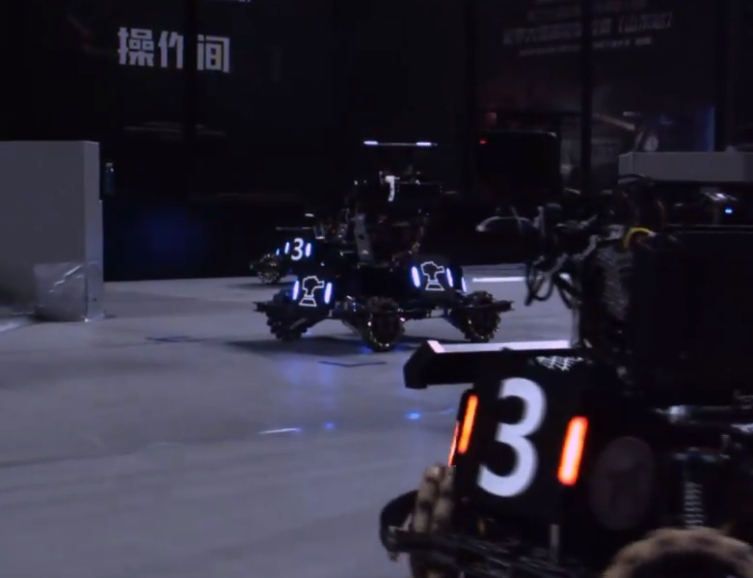
#> input picture photo/red_2.jpg, 753 x 578 px, found by its file name
$ python detector.py
#> lines starting #> are read from the running program, lines starting #| are printed output that depends on the picture; after the words box and inside, x2 and y2 are one past the last pixel; in counts of white or black regions, pixels touching at a corner belong together
import cv2
import numpy as np
import math
def darker(img):
    """降低亮度，辅助函数"""
    hsv_image = cv2.cvtColor(img, cv2.COLOR_BGR2HSV)  # 转换为 HSV 颜色空间
    hsv_image[:, :, 2] = hsv_image[:, :, 2] * 0.5  # 将 V 通道乘以 0.5
    darker_image = cv2.cvtColor(hsv_image, cv2.COLOR_HSV2BGR)  # 转换回 BGR
    return darker_image

def processed(img, val,mode):
    """处理图像，返回二值图像、调整大小和亮度的图像"""
    img_resized = cv2.resize(img, (640, 480))  # 调整图像大小
    img_dark = cv2.convertScaleAbs(img_resized, alpha=0.5)  # 调整亮度
    img_darker = darker(img_dark)  # 降低亮度
    img_gray = cv2.cvtColor(img_darker, cv2.COLOR_BGR2GRAY)  # 转为灰度图
    _, img_binary = cv2.threshold(img_gray, val, 255, cv2.THRESH_BINARY)  # 二值化处理
    if mode != 3 : # 根据 mode 控制是否显示图像
        cv2.imshow("Binary Image", img_binary)  # 显示二值图像
    return img_dark, img_binary

def adjust(rect):
    """调整旋转矩形的宽高和角度，使宽始终小于高。辅助函数"""
    c, (w, h), angle = rect
    if w > h:
        w, h = h, w  # 交换宽度和高度
        angle = (angle + 90) % 360  # 调整角度
        angle = angle - 360 if angle > 180 else angle - 180 if angle > 90 else angle  # 标准化角度：-90 到 90 度
    return c, (w, h), angle

def project(polygon, axis):
    """将多边形投影到给定的轴上。辅助函数"""
    return np.dot(polygon, axis).min(), np.dot(polygon, axis).max()  # 计算最小值和最大值

def is_coincide(a, b):
    """使用分离轴定理检查两个多边形是否相交。辅助函数"""
    for polygon in (a, b):
        for i in range(len(polygon)):
            p1, p2 = polygon[i], polygon[(i + 1) % len(polygon)]  # 获取边的两个端点
            normal = (p2[1] - p1[1], p1[0] - p2[0])  # 计算法向量
            min_a, max_a = project(a, normal)  # 计算投影的最小值和最大值
            min_b, max_b = project(b, normal)  # 计算投影的最小值和最大值
            if max_a < min_b or max_b < min_a:  # 检查是否相交
                return False

def find_light(img_binary, img, mode):
    """查找图像中的光源并返回旋转矩形。"""
    contours, _ = cv2.findContours(img_binary, cv2.RETR_EXTERNAL, cv2.CHAIN_APPROX_SIMPLE)  # 查找灯条
    # 过滤条件合并为一个列表理解式
    lights_filtered = [
        adjust(cv2.minAreaRect(contour)) for contour in contours
        if cv2.contourArea(contour) > 5 and -30 <= adjust(cv2.minAreaRect(contour))[2] <= 30  # 过滤小的轮廓和大于-30°-30°的旋转矩形
    ]
    # 进一步过滤重叠的光源
    lights_filtered = [
        light for light in lights_filtered
        if not any(is_coincide(cv2.boxPoints(light).astype(int), cv2.boxPoints(other_light).astype(int)) for other_light in lights_filtered if light != other_light)  # 检查重叠
    ]

    lights_red, lights_blue = [], []  # 存放光源的列表
    img_drawn = img.copy()  # 复制原始图像

    for rect in lights_filtered:
        box = cv2.boxPoints(rect).astype(int)  # 获取旋转矩形的四个点
        mask = np.zeros(img_binary.shape, dtype=np.uint8)  # 创建掩膜
        cv2.drawContours(mask, [box], -1, 255, -1)  # 在掩膜上绘制轮廓
        masked_img = cv2.bitwise_and(img, img, mask=mask)  # 按掩膜提取区域 按位与
        sum_r, sum_b = np.sum(masked_img[:, :, 2]), np.sum(masked_img[:, :, 0])  # 计算红色和蓝色的总和

        if mode == 0 and sum_b > sum_r:       # 根据 mode 识别颜色
            lights_blue.append(rect)  # 添加蓝色光源
        elif mode == 1 and sum_r > sum_b:
            lights_red.append(rect)  # 添加红色光源
        elif mode in [2,3]:
            (lights_red if sum_r > sum_b else lights_blue).append(rect)  # 根据颜色添加光源

    if mode in [0, 2]:  #根据 mode 绘制识别的光源,绘制蓝色光源
        for rect in lights_blue:
            box = cv2.boxPoints(rect).astype(int)  # 获取轮廓点
            cv2.drawContours(img_drawn, [box], 0, (200, 71, 90), 1)  # 绘制紫色轮廓
            cv2.circle(img_drawn, tuple(map(int, rect[0])), 1, (0, 0, 255), -1)  # 绘制红色中心点

    if mode in [1, 2]:  # 绘制红色光源
        for rect in lights_red:
            box = cv2.boxPoints(rect).astype(int)  # 获取轮廓点
            cv2.drawContours(img_drawn, [box], 0, (0, 100, 255), 1)  # 绘制橙色轮廓
            cv2.circle(img_drawn, tuple(map(int, rect[0])), 3, (255, 0, 0), -1)  # 绘制蓝色中心点

    return lights_red, lights_blue, img_drawn  # 返回红色和蓝色光源

def is_close(rect1, rect2, light_angle_tol, line_angle_tol, height_tol, width_tol,cy_tol):
    """检查两个灯条(旋转矩形)是否足够相似。辅助函数"""
    (cx1, cy1), (w1, h1), angle1 = rect1  # 获取第一个旋转矩形的信息
    (cx2, cy2), (w2, h2), angle2 = rect2  # 获取第二个旋转矩形的信息
    distance = math.sqrt((cx1 - cx2) ** 2 + (cy1 - cy2) ** 2)    # 计算中心点之间的距离

    if distance > 20 :    # 首先判断距离是否大于20
        angle_diff = min(abs(angle1 - angle2), 360 - abs(angle1 - angle2))  # 计算角度差 # 判断旋转矩形的角度是否接近
        if angle_diff <= light_angle_tol:  # 判断角度差是否在容忍范围内
            if abs(h1 - h2) <= height_tol and abs(w1 - w2) <= width_tol:  # 判断高宽差
                line_angle = math.degrees(math.atan2(cy2 - cy1, cx2 - cx1))  # 计算连线角度
                # 将角度标准化到 -90° 到 90° 之间
                if line_angle > 90:
                    line_angle -= 180  # 标准化处理
                elif line_angle < -90:
                    line_angle += 180  # 标准化处理
                # 检查是否垂直或者判断中心点垂直坐标差
                if (abs(line_angle - angle1) <= line_angle_tol or abs(line_angle - angle2) <= line_angle_tol or abs(cy1-cy2)<cy_tol):
                    return True
    return False

def is_armor(lights, light_angle_tol=5, line_angle_tol=7, height_tol=10, width_tol=10,cy_tol=5):
    """匹配灯条，找装甲板"""
    lights_matched = []  # 存放匹配的光源组
    processed_indices = set()  # 用于存储已处理的矩形索引
    lights_count = len(lights)  # 存储列表长度，避免重复计算

    for i in range(lights_count):  # 使用 for 循环遍历 lights
        if i in processed_indices:  # 如果该矩形已处理，跳过
            continue

        light1 = lights[i]  # 取出当前矩形
        close_lights = [j for j in range(lights_count) if j != i and is_close(light1, lights[j], light_angle_tol, line_angle_tol, height_tol, width_tol,cy_tol)]  # 找到接近的光源

        if close_lights:  # 如果找到接近的矩形
            group = [light1] + [lights[j] for j in close_lights]  # 将当前矩形和接近的矩形组合成一组
            lights_matched.append(group)  # 将当前组添加到所有组中
            processed_indices.update([i] + close_lights)# 将已处理的矩形索引添加到 processed_indices 中

    armors = []  # 存放装甲信息
    for light_matched in lights_matched:  # 遍历所有装甲组
        if light_matched:  # 如果组不为空
            points = np.concatenate([cv2.boxPoints(light) for light in light_matched])  # 获取所有矩形的四个顶点
            armor_raw = cv2.minAreaRect(points)  # 计算最小外接矩形

            if 200 <= armor_raw[1][0] * armor_raw[1][1] <= 11000 : # 限制识别到的装甲板面积大小
                armor_flit = adjust(armor_raw)
                if 1 <= armor_flit[1][1] / armor_flit[1][0] <= 3.5:  # 限制识别到的装甲矩形高宽比
                    armors.append(adjust(armor_flit)) # 调整并添加到装甲矩形列表
    return armors  # 返回装甲信息

def id_armor(img, armors, class_id, mode):
    """为装甲矩形标记信息并在图像上绘制轮廓。"""
    armors_dict = {}  # 存储装甲信息的字典
    color_map = {0: (255, 255, 0), 1: (128, 0, 128)}  # 蓝色和红色的颜色映射
    class_map = {0: 1, 1: 7}  # 蓝色和红色的 class_id 映射

    if class_id not in color_map:    # 提前判断 class_id 是否在 color_map 中
        return armors_dict  # 如果不在，直接返回空的字典

    for armor in armors:  # 遍历所有装甲矩形
        center, (width, height), angle = armor  # 获取装甲矩形的中心、宽高和角度
        max_size = max(width, height)  # 计算最大尺寸
        box = cv2.boxPoints(((center[0], center[1]), (max_size, max_size), angle)).astype(int)  # 获取装甲的四个顶点

        armors_dict[f"{int(center[0])}"] = {        # 添加装甲信息到字典
            "class_id": class_map[class_id],  # 添加 class_id
            "height": int(max_size),  # 添加高度
            "center": [int(center[0]), int(center[1])]  # 添加中心点
        }

        cv2.drawContours(img, [box], 0, color_map[class_id], 2)  # 绘制装甲的轮廓
        cv2.circle(img, (int(center[0]), int(center[1])), 5, color_map[class_id], -1)  # 绘制装甲中心点
        center_x, center_y = map(int, armor[0])  # 获取中心坐标
        cv2.putText(img, f"({center_x}, {center_y})", (center_x, center_y),
                    cv2.FONT_HERSHEY_SIMPLEX, 0.5, (120, 255, 255), 2)  # 在图像上标记坐标
    # 根据 mode 控制是否显示图像
    if mode != 3 :
        cv2.imshow("armor", img)
    return armors_dict  # 返回装甲信息字典

def find_armor(img, lights_red, lights_blue, mode):
    """识别装甲类型并返回装甲字典"""
    armors_dict, armors_red, armors_blue = {}, [], []  # 初始化装甲字典和列表
    armors_red = is_armor(lights_red)  # 查找红色装甲
    armors_blue = is_armor(lights_blue)  # 查找蓝色装甲
    armors_dict.update(id_armor(img, armors_red, 1,mode))  # 添加红色装甲到列表
    armors_dict.update(id_armor(img, armors_blue, 0,mode))  # 添加蓝色装甲到列表
    return armors_dict  # 返回装甲字典

def track_armor(img, val, mode):
    """跟踪装甲并返回装甲字典-识别的主函数"""
    img_raw, img_binary = processed(img, val, mode)  # 处理图像
    lights_red, lights_blue, img_drawn = find_light(img_binary, img_raw, mode)  # 查找光源
    armors_dict = find_armor(img_drawn, lights_red, lights_blue, mode)  # 查找装甲
    return armors_dict  # 返回装甲字典

if __name__ == "__main__":
    img = cv2.imread('./photo/red_2.jpg')  # 读取图像
#> img is the input picture: shape (578, 753, 3); mean B, G, R 54.3, 40.6, 43.3
    val = 35  # 设置阈值
    mode = 2  # 1-red, 0-blue, 2-both 3-no show
    armors_dict = track_armor(img, val, mode)  # 跟踪装甲
#> in processed, `img_dark = cv2.convertScaleAbs(img_resized, alpha=0.5)`:
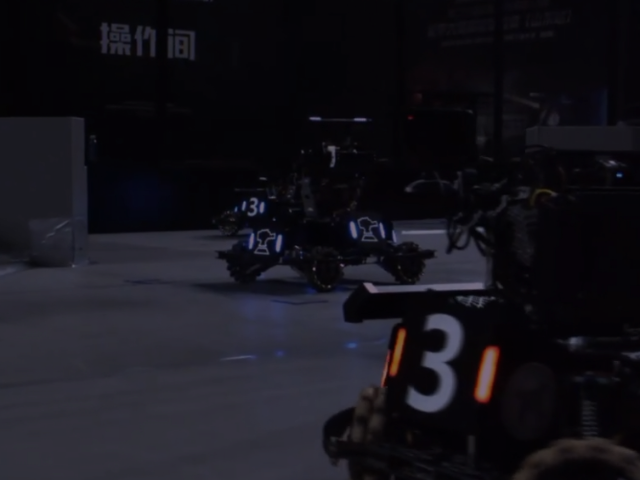
#> img_dark: shape (480, 640, 3); mean B, G, R 27.1, 20.2, 21.6
#> in darker, `darker_image = cv2.cvtColor(hsv_image, cv2.COLOR_HSV2BGR)`:
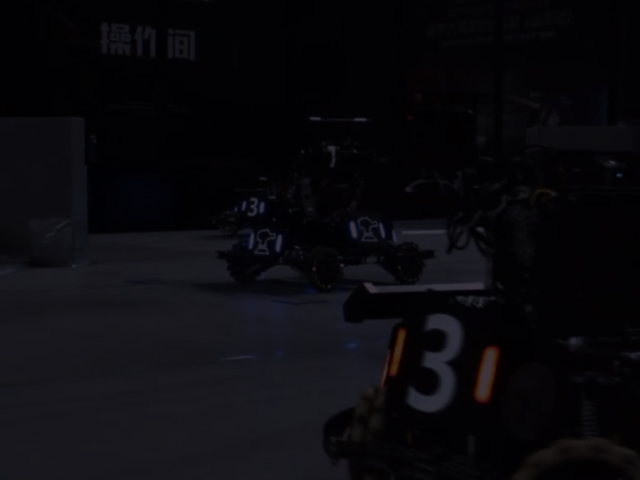
#> darker_image: shape (480, 640, 3); mean B, G, R 13.4, 9.5, 10.2
#> in processed, `_, img_binary = cv2.threshold(img_gray, val, 255, cv2.THRESH_BINARY)`:
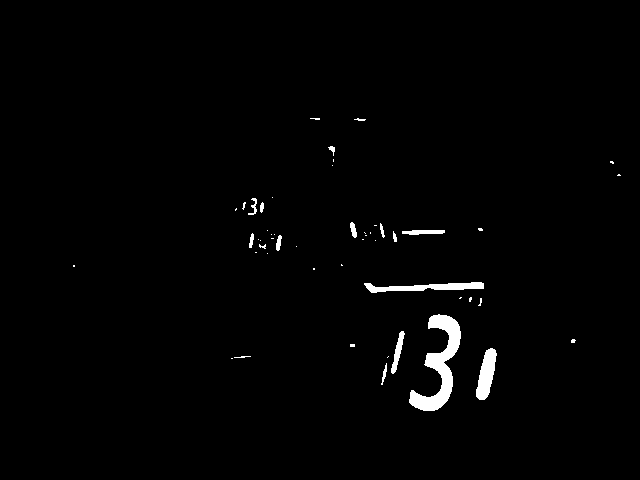
#> img_binary: shape (480, 640); 1.4% white; 51 white regions (35 under 20 px)
#> in find_light, `contours, _ = cv2.findContours(img_binary, cv2.RETR_EXTERNAL, cv2.CHAI..`: contours = 51 contours, 38 with area under 20; largest, box (x1, y1, x2, y2) and area: (409, 314, 461, 411) 1745, (476, 348, 497, 400) 595, (364, 282, 484, 293) 570, (391, 331, 405, 374) 186, (402, 230, 445, 235) 125
#> in find_light, `lights_filtered = [ adjust(cv2.minAreaRect(contour)) for contour in co..`: lights_filtered = 14 items
#> the loop in is_coincide, `for polygon in (a, b):` made 1 pass
#> polygon on pass 1: [[380, 383], [384, 362], [387, 363], [383, 384]]
#> the loop in is_coincide, `for polygon in (a, b):` made 1 pass
#> polygon on pass 1: [[473, 397], [485, 346], [498, 349], [487, 400]]
#> the loop in is_coincide, `for polygon in (a, b):` made 1 pass
#> polygon on pass 1: [[389, 372], [399, 330], [405, 331], [394, 373]]
#> the loop in is_coincide, `for polygon in (a, b):` made 1 pass
#> polygon on pass 1: [[406, 405], [430, 311], [468, 320], [444, 415]]
#> the loop in find_light, `for rect in lights_filtered:` made 14 passes
#> (rect, box, sum_r, sum_b) on passes 1 to 4: (((384, 373.6), (2.94, 21.57), 11.31), [[380, 383], [384, 362], [387, 363], [383, 384]], 9015, 5922), (((486.2, 373.7), (13.67, 52.61), 12.53), [[473, 397], [485, 346], [498, 349], [487, 400]], 95933, 56250), (((397.3, 351.9), (5.82, 43.41), 14.04), [[389, 372], [399, 330], [405, 331], [394, 373]], 34326, 10016), (((437.7, 363.3), (39.46, 97.74), 14.4), [[406, 405], [430, 311], [468, 320], [444, 415]], 213054, 272456)
#> after the loop in find_light, `for rect in lights_filtered:`:
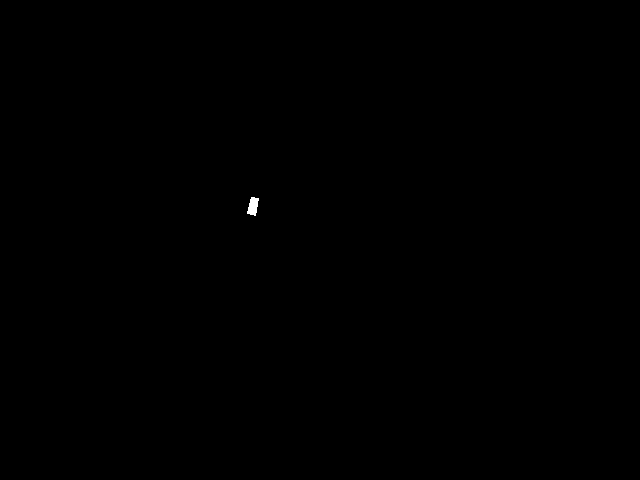
#> mask: shape (480, 640); 0.05% white; 1 white region, box (x1, y1, x2, y2) and area: (247, 197, 259, 216) 155
#> after the loop in find_light, `for rect in lights_filtered:`: lights_blue = 11 items; lights_red = [((384, 373.6), (2.94, 21.57), 11.31), ((486.2, 373.7), (13.67, 52.61), 12.53), ((397.3, 351.9), (5.82, 43.41), 14.04)]
#> the loop in find_light, `for rect in lights_blue:` made 11 passes
#> (rect, box) on passes 1 to 5: (((437.7, 363.3), (39.46, 97.74), 14.4), [[406, 405], [430, 311], [468, 320], [444, 415]]), (((480, 301.7), (2.06, 7.55), 15.95), [[478, 305], [480, 297], [482, 298], [479, 305]]), (((470, 299), (2, 4), 0), [[469, 301], [469, 297], [471, 297], [471, 301]]), (((278.2, 242.5), (4.24, 15.27), 8.13), [[275, 249], [277, 234], [281, 235], [279, 250]]), (((251.1, 240.1), (3.29, 14.3), 9.46), [[248, 246], [250, 232], [253, 233], [251, 247]])
#> after the loop in find_light, `for rect in lights_blue:`:
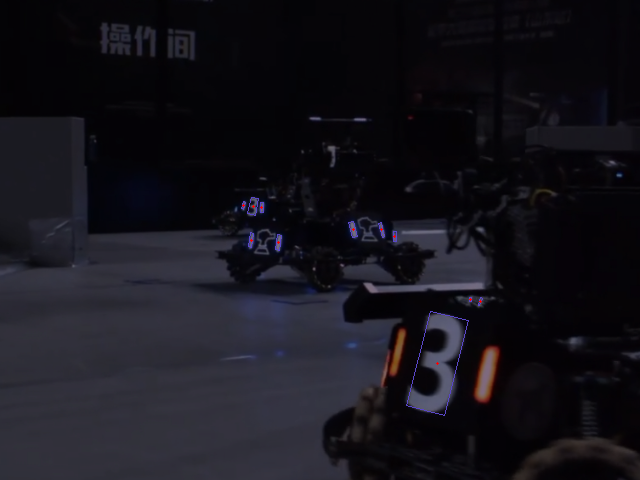
#> img_drawn: shape (480, 640, 3); 0.2% of pixels changed, all inside (x1, y1, x2, y2) = (241, 197, 483, 416)
#> the loop in find_light, `for rect in lights_red:` made 3 passes
#> (rect, box) on passes 1 to 3: (((384, 373.6), (2.94, 21.57), 11.31), [[380, 383], [384, 362], [387, 363], [383, 384]]), (((486.2, 373.7), (13.67, 52.61), 12.53), [[473, 397], [485, 346], [498, 349], [487, 400]]), (((397.3, 351.9), (5.82, 43.41), 14.04), [[389, 372], [399, 330], [405, 331], [394, 373]])
#> after the loop in find_light, `for rect in lights_red:`:
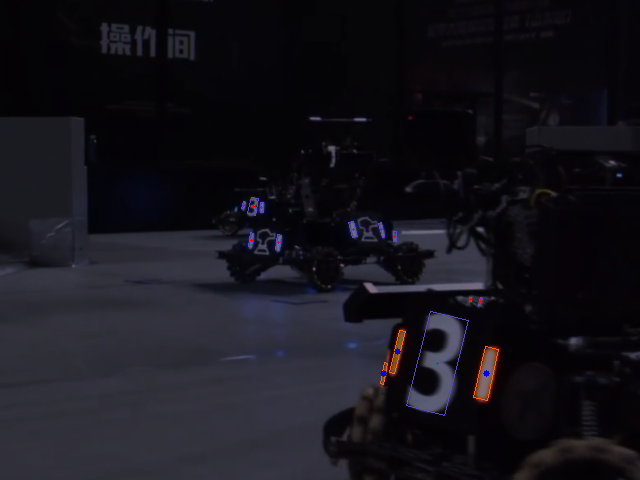
#> img_drawn: shape (480, 640, 3); 0.11% of pixels changed, all inside (x1, y1, x2, y2) = (380, 330, 499, 401)
#> in track_armor, `lights_red, lights_blue, img_drawn = find_light(img_binary, img_raw, m..`: lights_blue = 11 items
#> in is_armor, `lights_count = len(lights)`: lights_count = 3
#> the loop in is_armor, `for i in range(lights_count):` made 3 passes
#> after the loop in is_armor, `for i in range(lights_count):`: lights_matched = 1 item; processed_indices = 2 items
#> the loop in is_armor, `for light_matched in lights_matched:` made 1 pass
#> armor_flit on pass 1: ((443.2, 364.1), (52.61, 101.8), -77.47)
#> after the loop in is_armor, `for light_matched in lights_matched:`: armors = [((443.2, 364.1), (52.61, 101.8), -77.47)]
#> the loop in is_armor (call 2), `for i in range(lights_count):` made 11 passes
#> the loop in is_armor (call 2), `for light_matched in lights_matched:` made 3 passes
#> the loop in id_armor, `for armor in armors:` made 1 pass
#> armor on pass 1: ((443.2, 364.1), (52.61, 101.8), -77.47)
#> call 2 of id_armor, with class_id = 0, mode = 2
#> the loop in id_armor (call 2), `for armor in armors:` made 2 passes
#> armor on passes 1 to 2: ((264.9, 241.1), (15.42, 31.66), -84.04), ((366.8, 229.3), (16.17, 35.59), 89.31)
#> after the loop in id_armor (call 2), `for armor in armors:`:
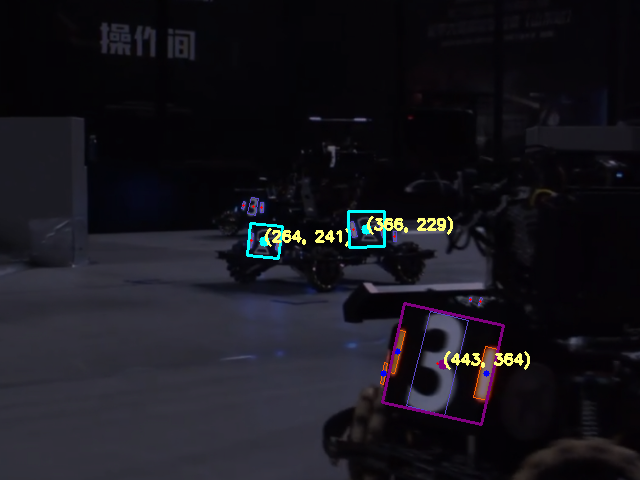
#> img: shape (480, 640, 3); mean B, G, R 28.9, 22.2, 23.4
    print(armors_dict)  # 打印装甲字典
#| {'443': {'class_id': 7, 'height': 101, 'center': [443, 364]}, '264': {'class_id': 1, 'height': 31, 'center': [264, 241]}, '366': {'class_id': 1, 'height': 35, 'center': [366, 229]}}
    cv2.waitKey(0)  # 等待按键
    cv2.destroyAllWindows()
